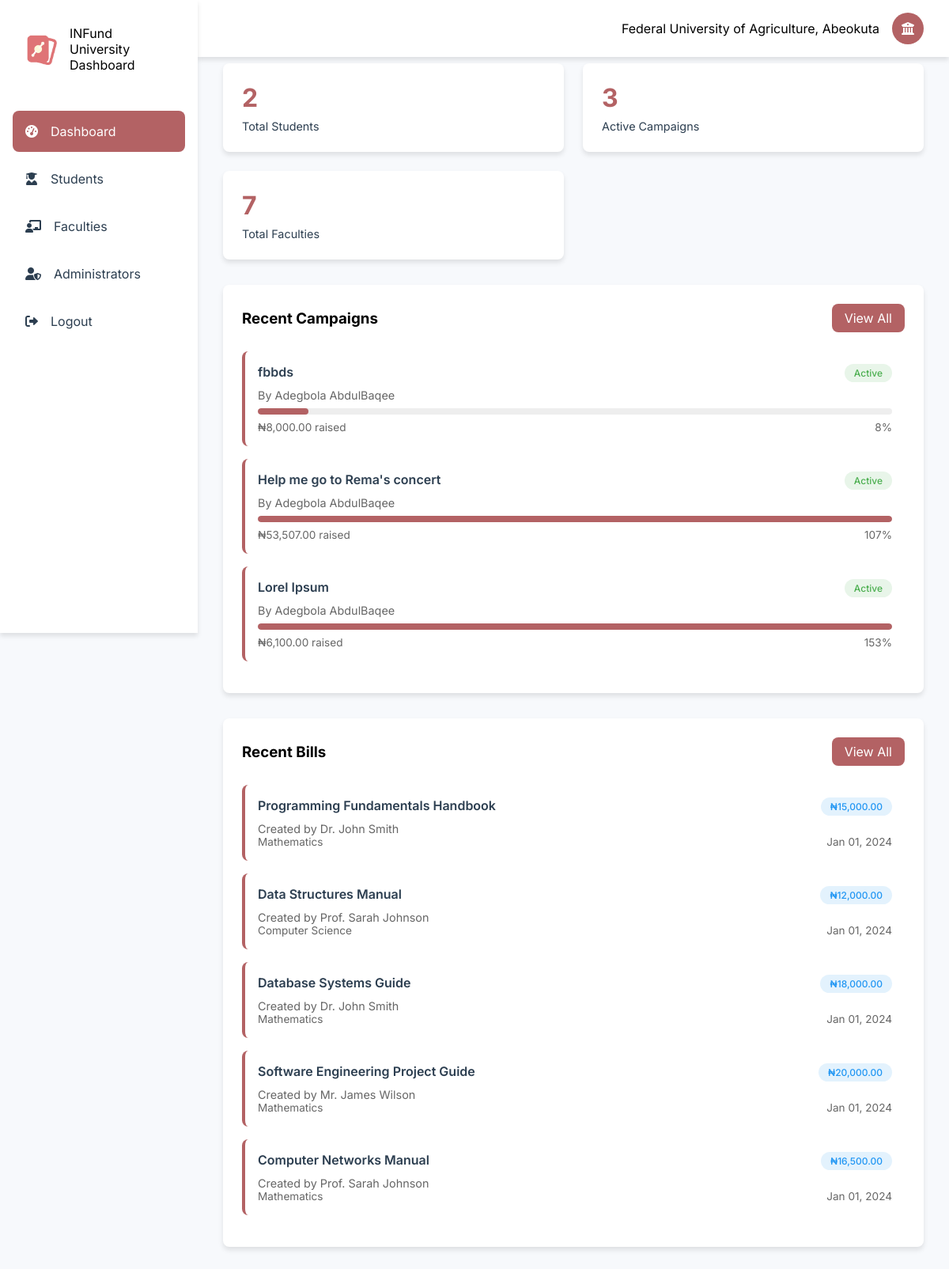
/uni/dashboard.php (signed in), run on the app's committed database.
### tables this page shows
CREATE TABLE `universities` (
  `id` bigint(20) UNSIGNED NOT NULL,
  `abbreviation` varchar(10) NOT NULL,
  `name` varchar(255) NOT NULL,
  `type` enum('Federal','State','Uniformed','Private') NOT NULL,
  `country` varchar(50) DEFAULT 'Nigeria',
  `email` varchar(1000) DEFAULT NULL,
  `password` varchar(1000) DEFAULT NULL,
  `secret_code` varchar(1000) DEFAULT NULL,
  `logo` varchar(1000) NOT NULL DEFAULT 'default.png'
);

CREATE TABLE `campaigns` (
  `id` int(11) NOT NULL,
  `title` varchar(255) NOT NULL,
  `description` text NOT NULL,
  `impact` text DEFAULT NULL,
  `importance` text DEFAULT NULL,
  `uid` int(11) NOT NULL,
  `goal_amount` decimal(15,2) NOT NULL,
  `university` varchar(200) DEFAULT NULL,
  `amount_raised` decimal(15,2) DEFAULT 0.00,
  `start_date` date NOT NULL,
  `end_date` date NOT NULL,
  `status` enum('active','completed','cancelled') DEFAULT 'active',
  `created_at` timestamp NOT NULL DEFAULT current_timestamp(),
  `updated_at` timestamp NOT NULL DEFAULT current_timestamp() ON UPDATE current_timestamp(),
  `image1` varchar(1000) NOT NULL,
  `image2` varchar(1000) DEFAULT NULL,
  `image3` varchar(1000) DEFAULT NULL,
  `image4` varchar(1000) DEFAULT NULL
);

CREATE TABLE `users` (
  `id` int(11) NOT NULL,
  `fullname` varchar(1000) NOT NULL,
  `email` varchar(200) DEFAULT NULL,
  `balance` decimal(15,2) NOT NULL DEFAULT 0.00,
  `username` varchar(30) NOT NULL,
  `phone` varchar(30) DEFAULT NULL,
  `dob` varchar(200) DEFAULT NULL,
  `country` varchar(200) DEFAULT NULL,
  `state` varchar(1000) DEFAULT NULL,
  `university` varchar(1000) DEFAULT NULL,
  `faculty` varchar(1000) DEFAULT NULL,
  `department` varchar(1000) DEFAULT NULL,
  `matric_no` varchar(1000) NOT NULL,
  `password` varchar(1000) DEFAULT NULL,
  `level` varchar(200) NOT NULL DEFAULT '100',
  `bank_id` varchar(200) DEFAULT NULL,
  `bank_account_name` varchar(200) DEFAULT NULL,
  `account_number` int(30) DEFAULT NULL,
  `created_at` varchar(1000) DEFAULT current_timestamp(),
  `last_login` varchar(1000) DEFAULT current_timestamp(),
  `gender` varchar(1000) DEFAULT NULL
);

CREATE TABLE `bills` (
  `id` int(11) NOT NULL,
  `creator_id` int(11) NOT NULL,
  `name` varchar(255) NOT NULL,
  `university` varchar(255) NOT NULL,
  `faculty` varchar(255) NOT NULL,
  `department` varchar(1000) NOT NULL,
  `level` varchar(255) NOT NULL,
  `matric_no` varchar(255) NOT NULL,
  `price` decimal(10,2) NOT NULL,
  `start_date` date DEFAULT NULL,
  `end_date` date DEFAULT NULL,
  `created_at` timestamp NOT NULL DEFAULT current_timestamp()
);

CREATE TABLE `creators` (
  `id` int(11) NOT NULL,
  `fullname` varchar(255) NOT NULL,
  `email` varchar(200) NOT NULL,
  `role` enum('admin','lecturer','headofclass') NOT NULL,
  `department` varchar(1000) NOT NULL,
  `university` varchar(1000) NOT NULL,
  `university_id` int(11) NOT NULL,
  `password` varchar(1000) DEFAULT NULL,
  `balance` decimal(10,2) DEFAULT 0.00,
  `faculty` varchar(200) DEFAULT NULL,
  `created_at` timestamp NOT NULL DEFAULT current_timestamp(),
  `phone` varchar(200) DEFAULT NULL,
  `faculty_id` int(11) DEFAULT NULL,
  `department_id` int(11) DEFAULT NULL
);

### includes/uni/functions.php (called while the page is built)
<?php
function getUniversityDetails(string $email): array
{
    global $conn;
    if (strpos($email, "@")) {
        $query = "SELECT * FROM universities WHERE email = ?";
    } else {
        $query = "SELECT * FROM universities WHERE id = ?";
    }
    $stmt = $conn->prepare($query);
    $stmt->bind_param("s", $email);
    $stmt->execute();
    $result = $stmt->get_result();
    $data = $result->fetch_assoc();
    return $data;
}
function getDashboardStats($university_id) {
    global $conn;
    $student_query = "SELECT COUNT(*) as total_students FROM users WHERE university = (SELECT abbreviation FROM universities WHERE id = ?)";
    $stmt = $conn->prepare($student_query);
    $stmt->bind_param("i", $university_id);
    $stmt->execute();
    $student_result = $stmt->get_result();
    $total_students = $student_result->fetch_assoc()['total_students'];
    $campaign_query = "SELECT COUNT(*) as total_campaigns FROM campaigns c
                      JOIN users u ON c.uid = u.id
                      WHERE u.university = (SELECT abbreviation FROM universities WHERE id = ?)
                      AND c.status = 'active'";
    $stmt = $conn->prepare($campaign_query);
    $stmt->bind_param("i", $university_id);
    $stmt->execute();
    $campaign_result = $stmt->get_result();
    $total_campaigns = $campaign_result->fetch_assoc()['total_campaigns'];
    $amount_query = "SELECT SUM(amount_raised) as total_raised FROM campaigns c
                    JOIN users u ON c.uid = u.id
                    WHERE u.university = (SELECT abbreviation FROM universities WHERE id = ?)";
    $stmt = $conn->prepare($amount_query);
    $stmt->bind_param("i", $university_id);
    $stmt->execute();
    $amount_result = $stmt->get_result();
    $total_raised = $amount_result->fetch_assoc()['total_raised'] ?? 0;
    $recent_campaigns_query = "SELECT c.*, u.fullname FROM campaigns c
                             JOIN users u ON c.uid = u.id
                             WHERE u.university = (SELECT abbreviation FROM universities WHERE id = ?)
                             ORDER BY c.created_at DESC LIMIT 5";
    $stmt = $conn->prepare($recent_campaigns_query);
    $stmt->bind_param("i", $university_id);
    $stmt->execute();
    $recent_campaigns = $stmt->get_result()->fetch_all(MYSQLI_ASSOC);
    return [
        'total_students' => $total_students,
        'total_campaigns' => $total_campaigns,
        'total_raised' => $total_raised,
        'recent_campaigns' => $recent_campaigns
    ];
}
function getFacultyStats($university_id) {
    global $conn;
    $query = "SELECT f.name, COUNT(u.id) as student_count
              FROM university_faculties f
              LEFT JOIN users u ON f.name = u.faculty
              WHERE f.university_id = ?
              GROUP BY f.name";
    $stmt = $conn->prepare($query);
    $stmt->bind_param("i", $university_id);
    $stmt->execute();
    return $stmt->get_result()->fetch_all(MYSQLI_ASSOC);
}
function getRecentBills($university_id) {
    global $conn;
    $query = "SELECT b.*, u.fullname
              FROM bills b
              JOIN creators u ON b.creator_id = u.id
              WHERE b.university = (SELECT abbreviation FROM universities WHERE id = ?)
              ORDER BY b.created_at DESC LIMIT 5";
    $stmt = $conn->prepare($query);
    $stmt->bind_param("i", $university_id);
    $stmt->execute();
    return $stmt->get_result()->fetch_all(MYSQLI_ASSOC);
}

### uni/dashboard.php (the view, shortened to what this page needs)
<?php
$page = "Dashboard";
include '../includes/uni/nav.php';
$dashboard_stats = getDashboardStats($university_id);
$faculty_stats = getFacultyStats($university_id);
$recent_bills = getRecentBills($university_id);
?>
<div class="main-content">
    <div class="cards-grid">
        <div class="card">
            <h2><?php echo number_format($dashboard_stats['total_students']); ?></h2>
            <p>Total Students</p>
        </div>
        <div class="card">
            <h2><?php echo number_format($dashboard_stats['total_campaigns']); ?></h2>
            <p>Active Campaigns</p>
        </div>
        <div class="card">
            <h2><?php echo count($faculty_stats); ?></h2>
            <p>Total Faculties</p>
        </div>
    </div>
    <div class="campaigns-grid">
        <div class="feed-section">
            <div class="section-header">
                <h3>Recent Campaigns</h3>
                <a href="campaigns" class="view-all">View All</a>
            </div>
            <?php foreach ($dashboard_stats['recent_campaigns'] as $campaign) : ?>
                <div class="campaign-card">
                    <div class="campaign-header">
                        <h4 class="campaign-title"><?php echo htmlspecialchars($campaign['title']); ?></h4>
                        <span class="badge <?php echo $campaign['status'] == 'active' ? 'badge-success' : 'badge-info'; ?>">
                            <?php echo ucfirst($campaign['status']); ?>
                        </span>
                    </div>
                    <div class="campaign-meta">
                        By <?php echo htmlspecialchars($campaign['fullname']); ?>
                    </div>
                    <div class="progress-bar">
                        <?php
                        $percentage = ($campaign['amount_raised'] / $campaign['goal_amount']) * 100;
                        ?>
                        <div class="progress-fill" style="width: <?php echo min(100, $percentage); ?>%"></div>
                    </div>
                    <div class="campaign-stats">
                        <span>₦<?php echo number_format($campaign['amount_raised'], 2); ?> raised</span>
                        <span><?php echo round($percentage); ?>%</span>
                    </div>
                </div>
            <?php endforeach; ?>
        </div>
        <div class="feed-section">
            <div class="section-header">
                <h3>Recent Bills</h3>
                <a href="bills" class="view-all">View All</a>
            </div>
            <?php foreach ($recent_bills as $bill) : ?>
                <div class="campaign-card">
                    <div class="campaign-header">
                        <h4 class="campaign-title"><?php echo htmlspecialchars($bill['name']); ?></h4>
                        <span class="badge badge-info">₦<?php echo number_format($bill['price'], 2); ?></span>
                    </div>
                    <div class="campaign-meta">
                        Created by <?php echo htmlspecialchars($bill['fullname']); ?>
                    </div>
                    <div class="campaign-stats">
                        <span><?php echo $bill['department']; ?></span>
                        <span><?php echo date('M d, Y', strtotime($bill['created_at'])); ?></span>
                    </div>
                </div>
            <?php endforeach; ?>
        </div>
    </div>
</div>
</div>
</body>
</html>

### includes/uni/nav.php (shortened to what this page needs)
<?php
include '../config/config.php';
include '../includes/uni/functions.php';
$university_id = $_SESSION['university_id'];
$uni_details = getUniversityDetails($_SESSION["university_id"]);
?>
<!DOCTYPE html>
<html lang="en">
<head>
    <link href="https://cdnjs.cloudflare.com/ajax/libs/toastr.js/latest/css/toastr.min.css" rel="stylesheet" />
    <link rel="stylesheet" href="../assets/css/colors.css">
    <link rel="stylesheet" href="https://cdnjs.cloudflare.com/ajax/libs/font-awesome/6.0.0/css/all.min.css">
    <link rel="stylesheet" href="../assets/css/user/nav.css">
</head>
<body>
    <div class="container">
        <nav class="sidenav">
            <div class="logo">
                <img src="../assets/images/static/logo.png" alt="Logo">
                <span>INFund University Dashboard</span>
            </div>
            <ul class="nav-links">
                <li class="nav-item">
                    <a href="./dashboard" class="nav-link <?= isset($page) && $page == 'Dashboard' ? 'active' : ''; ?>">
                        <i class="fas fa-tachometer-alt"></i>
                        <span>Dashboard</span>
                    </a>
                </li>
                <li class="nav-item">
                    <a href="./students" class="nav-link <?= isset($page) && $page == 'Students' ? 'active' : ''; ?>">
                        <i class="fas fa-user-graduate"></i>
                        <span>Students</span> </a>
                </li>
                <li class="nav-item">
                    <a href="./faculties" class="nav-link <?= isset($page) && $page == 'Faculties' ? 'active' : ''; ?>">
                        <i class="fas fa-chalkboard-teacher"></i>
                        <span>Faculties</span>
                    </a>
                </li>
                <li class="nav-item">
                    <a href="./administrators" class="nav-link <?= isset($page) && $page == 'Administrators' ? 'active' : ''; ?>">
                        <i class="fas fa-user-shield"></i>
                        <span>Administrators</span>
                    </a>
                </li>
                <li class="nav-item">
                    <a href="./logout" class="nav-link ">
                        <i class="fas fa-sign-out-alt"></i>
                        <span>Logout</span>
                    </a>
                </li>
            </ul>
        </nav>
        <div class="topnav">
            <div class="user-profile">
                <span><?php echo $uni_details['name']; ?></span>
                <a href="./profile">
                    <div class="avatar">
                        <i class="fas fa-university"></i>
                    </div>
                </a>
            </div>
        </div>

### data on the page
universities: name "Federal University of Agriculture, Abeokuta"
campaigns: title "fbbds", status "Active", uid.fullname "Adegbola AbdulBaqee", amount_raised "8,000.00", percentage "8"
campaigns: title "Help me go to Rema's concert", status "Active", uid.fullname "Adegbola AbdulBaqee", amount_raised "53,507.00", percentage "107"
campaigns: title "Lorel Ipsum", status "Active", uid.fullname "Adegbola AbdulBaqee", amount_raised "6,100.00", percentage "153"
bills: name "Programming Fundamentals Handbook", price "15,000.00", creator.fullname "Dr. John Smith", department "Mathematics", created_at "Jan 01, 2024"
bills: name "Data Structures Manual", price "12,000.00", creator.fullname "Prof. Sarah Johnson", department "Computer Science", created_at "Jan 01, 2024"
bills: name "Database Systems Guide", price "18,000.00", creator.fullname "Dr. John Smith", department "Mathematics", created_at "Jan 01, 2024"
bills: name "Software Engineering Project Guide", price "20,000.00", creator.fullname "Mr. James Wilson", department "Mathematics", created_at "Jan 01, 2024"
bills: name "Computer Networks Manual", price "16,500.00", creator.fullname "Prof. Sarah Johnson", department "Mathematics", created_at "Jan 01, 2024"

### other printed values
$dashboard_stats['total_students'] "2"
$dashboard_stats['total_campaigns'] "3"
count($faculty_stats) "7"
